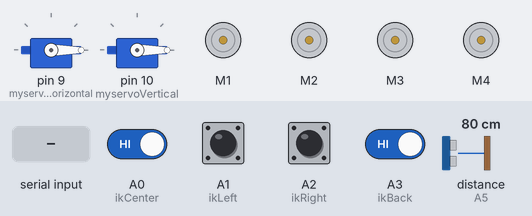
Bench run of a sketch on a simulated Arduino Uno, built with avr-gcc and run on an emulated ATmega328P. Parts: 2 × servo, 4 × DC motor (green arrow = forward, orange = backward, longer = faster). Wiring (inferred from the names in the program): ultrasonic range finder: trigger A4; echo A5. The test bench sets the inputs (shaded band); at power-on: A0 (ikCenter), A1 (ikLeft), A2 (ikRight), A3 (ikBack) HIGH, distance to the obstacle (sensor on A5) 80 cm. The echo pulse lasts 58.3 µs per cm.

Above: at 1.2 s.
1.3 s: A0 (ikCenter) driven LOW
At 2.7 s:
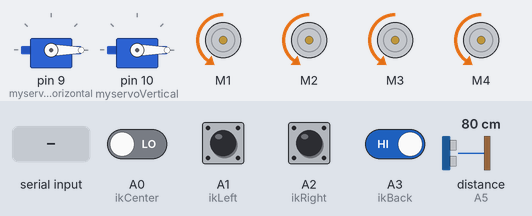
4.3 s: "v90\n" received over Serial
7.3 s: A3 (ikBack) driven LOW
At 9.6 s:
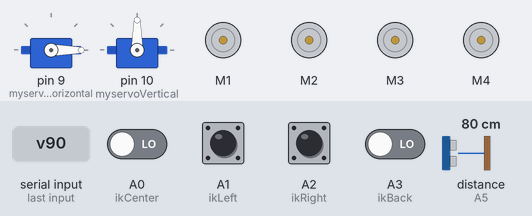
10.3 s: "h90\n" received over Serial
At 12.1 s:
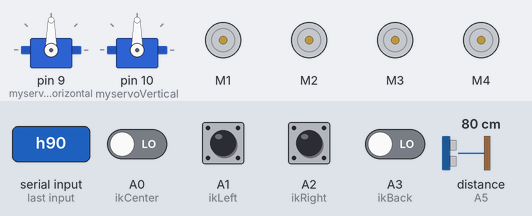
13.3 s: "v,45\n" received over Serial
16.3 s: "l" received over Serial
At 19.1 s:
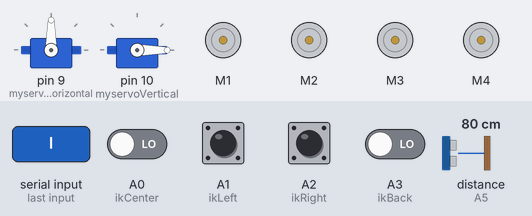
Timing chart, 0 to 25.8 s (numbered marks = the images above; inputs shaded):
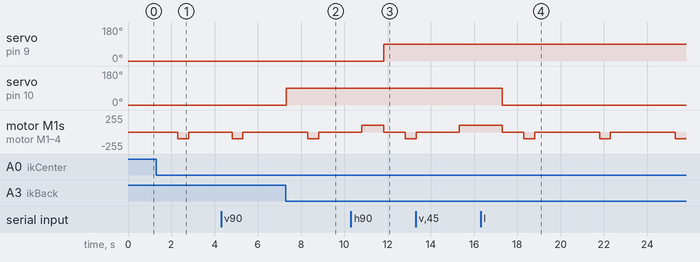

Measured:
- after the input at 1.3 s, motor M1–4: stopped → backward 100/255 after 1.0 s, → stopped 0.50 s later
- after the input at 10.3 s, servo on pin 9 (myservoHorizontal): 0° → 90° after 1.5 s
- after the input at 16.3 s, servo on pin 10 (myservoVertical): 90° → 0° after 1.0 s instead of 0.03 s

The sketch:

sketch_instinct.ino
```cpp
#include <AFMotor.h> // Подключаем библиотеку для управления двигателями
#include <Servo.h>   // Подключаем библиотеку для сервоприводом

Servo myservoHorizontal;  //поворот влево/вправо на шилде внутренние пины
Servo myservoVertical;  //поворот вверх/вниз на шилде наружние пины

AF_DCMotor motor1(1); // подключаем мотор к клеммникам M1
AF_DCMotor motor2(2); // подключаем мотор к клеммникам M1
AF_DCMotor motor3(3); // подключаем мотор к клеммникам M1
AF_DCMotor motor4(4); // подключаем мотор к клеммникам M1
////////////////////////////////поменяй тут на пины, к которым реально подключено///////////////////////////////////////
const int ikCenter = A0; // пин центрального ик-датчика
const int ikLeft = A1; // пин центрального ик-датчика
const int ikRight = A2; // пин центрального ик-датчика
const int ikBack = A3; // пин центрального ик-датчика


const int trigPin = A4; //пины для уз
const int echoPin = A5;

int vCenter;
int vLeft;
int vRight;
int vBack;
long distance;

String command;
String dist;
int speed = 100;

void setup() {
  myservoHorizontal.attach(9);
  myservoHorizontal.write(0);
  myservoVertical.attach(10);
  myservoVertical.write(0);
  // put your setup code here, to run once:

  motor1.run(RELEASE);  // останавливаем мотор
  motor1.setSpeed(speed); // задаем максимальную скорость мотора
  motor2.run(RELEASE);  // останавливаем мотор
  motor2.setSpeed(speed); // задаем максимальную скорость мотора
  motor3.run(RELEASE);  // останавливаем мотор
  motor3.setSpeed(speed); // задаем максимальную скорость мотора
  motor4.run(RELEASE);  // останавливаем мотор
  motor4.setSpeed(speed); // задаем максимальную скорость мотора

  pinMode(trigPin, OUTPUT); // триггер - выходной пин
  pinMode(echoPin, INPUT); // эхо - входной

  Serial.begin(9600);
}

void loop() {
  while(Serial.available()>0 ){
     command = Serial.readString();
     dist = command.substring(1);
  }

  switch(command[0]){
      case 'v' : servoVertical(dist.toInt()); break;
      case 'h' : servoHorizontal(dist.toInt()); break;
      case 's' : stop(); break;
      case 'f' : forward(); break;
      case 'b' : back(); break;
      case 'l' : goLeft(dist.toInt()); break;
      case 'r' : goRight(dist.toInt()); break;
  }
  command = "/0";
  vCenter = digitalRead( ikCenter );
  vLeft = digitalRead( ikLeft );
  vRight = digitalRead( ikRight );;
  vBack = digitalRead( ikBack );;
  if( vCenter == LOW ) {
     stop();
     goBack(500);
   }
  if( vCenter == HIGH && vLeft == LOW ) {
     stop();
     goBack(500);
     goRight(200);
     forward();
   }
   if( vCenter == HIGH && vRight == LOW ) {
     stop();
     goBack(500);
     goLeft(200);
     forward();
   }
  if(vBack == LOW ) {
     stop();
     forward();
   }

    distance = getDistance(); // получаем дистанцию с датчика
}

void servoVertical(int deg){
  myservoVertical.write(deg);
}

void servoHorizontal(int deg){
  myservoHorizontal.write(deg);
}

//ехать вперед в течение времени
void goForward(int time){
  motor1.run(FORWARD);  // задаем движение вперед
  motor2.run(FORWARD);  // задаем движение вперед
  motor3.run(FORWARD);  // задаем движение вперед
  motor4.run(FORWARD);  // задаем движение вперед

  motor1.setSpeed(speed); // задаем скорость движения
  motor2.setSpeed(speed); // задаем скорость движения
  motor3.setSpeed(speed); // задаем скорость движения
  motor4.setSpeed(speed); // задаем скорость движения

  delay(time);

  stop();
}

//остановка
void stop(){
  motor1.run(RELEASE);  // останавливаем мотор
  motor2.run(RELEASE);  // останавливаем мотор
  motor3.run(RELEASE);  // останавливаем мотор
  motor4.run(RELEASE);  // останавливаем мотор
  delay(1000);

}

//ехать назад в течение времени
void goBack(long time){
  motor1.run(BACKWARD);  // задаем движение назад
  motor2.run(BACKWARD);  // задаем движение назад
  motor3.run(BACKWARD);  // задаем движение назад
  motor4.run(BACKWARD);  // задаем движение назад

  motor1.setSpeed(speed); // задаем скорость движения
  motor2.setSpeed(speed); // задаем скорость движения
  motor3.setSpeed(speed); // задаем скорость движения
  motor4.setSpeed(speed); // задаем скорость движения

  delay(time);

  stop();
}

//поворот направо в течение времени
void goRight(long time){
  motor1.run(FORWARD);
  motor2.run(FORWARD);
  motor3.run(BACKWARD);
  motor4.run(BACKWARD);

  motor1.setSpeed(speed); // задаем скорость движения
  motor2.setSpeed(speed); // задаем скорость движения
  motor3.setSpeed(speed); // задаем скорость движения
  motor4.setSpeed(speed); // задаем скорость движения
  delay(time);

  stop();
}

//поворот налево в течение времени
void goLeft(long time){
  motor1.run(BACKWARD);
  motor2.run(BACKWARD);
  motor3.run(FORWARD);
  motor4.run(FORWARD);

  motor1.setSpeed(speed); // задаем скорость движения
  motor2.setSpeed(speed); // задаем скорость движения
  motor3.setSpeed(speed); // задаем скорость движения
  motor4.setSpeed(speed); // задаем скорость движения
  delay(time);

  stop();
}

//ехать вперед
void forward(){
  motor1.run(FORWARD);  // задаем движение вперед
  motor2.run(FORWARD);  // задаем движение вперед
  motor3.run(FORWARD);  // задаем движение вперед
  motor4.run(FORWARD);  // задаем движение вперед

  motor1.setSpeed(speed); // задаем скорость движения
  motor2.setSpeed(speed); // задаем скорость движения
  motor3.setSpeed(speed); // задаем скорость движения
  motor4.setSpeed(speed); // задаем скорость движения
}

//ехать назад
void back(){
  motor1.run(BACKWARD);  // задаем движение назад
  motor2.run(BACKWARD);  // задаем движение назад
  motor3.run(BACKWARD);  // задаем движение назад
  motor4.run(BACKWARD);  // задаем движение назад

  motor1.setSpeed(speed); // задаем скорость движения
  motor2.setSpeed(speed); // задаем скорость движения
  motor3.setSpeed(speed); // задаем скорость движения
  motor4.setSpeed(speed); // задаем скорость движения
}
//функции для ультразвукового датчика
// Определение дистанции до объекта в см
long getDistance() {
  long distacne_cm = getEchoTiming() * 1.7 * 0.01;
  return distacne_cm;
}

// Определение времени задержки
long getEchoTiming() {
  digitalWrite(trigPin, HIGH); // генерируем 10 мкс импульс запуска
  delayMicroseconds(10);
  digitalWrite(trigPin, LOW);
  // определение на пине echoPin длительности уровня HIGH, мкс:
  long duration = pulseIn(echoPin, HIGH);
  return duration;
}
```
